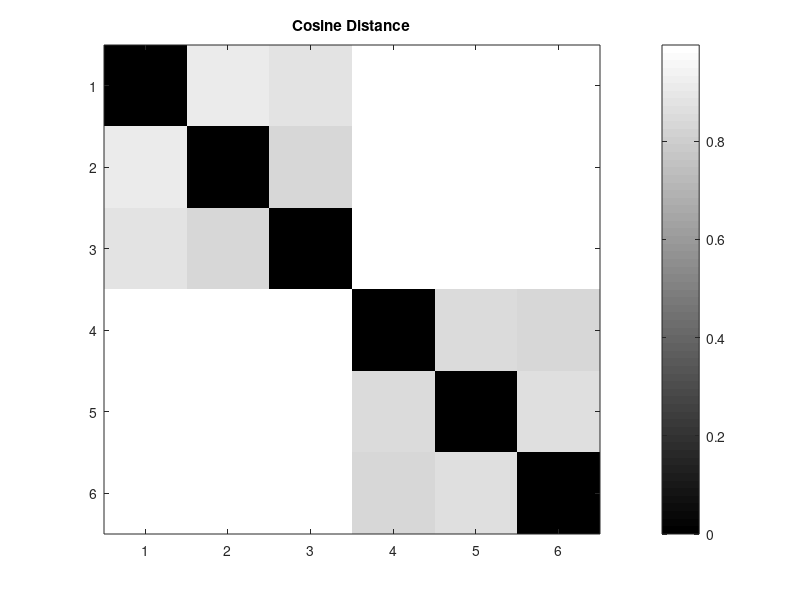

MATLAB code to generate this figure: (Note: this script raises an error after producing the figure.)
% WRITE YOU CODE HERE
text1 = textread('RedRidingHood.txt','%s');
text2 = textread('PrincessPea.txt','%s');
text3 = textread('Cinderella.txt','%s');
text4 = textread('CAFA1.txt','%s');
text5 = textread('CAFA2.txt','%s');
text6 = textread('CAFA3.txt','%s');

words_collection = [text1; text2; text3; text4; text5; text6]; % total collection of words from 6 documents
[corpus,~, ~] = unique(words_collection); % unique words from collection
num_docs = 6; %number of ductoments
t_freq = zeros(num_docs,size(corpus,1)); %pre-allocating for speed
for j = 1:num_docs
    for i = 1:size(corpus,1)
        t_freq(j,i) = sum(strcmp(corpus{i},eval(sprintf('text%d', j))));
    end
end

t_freq_docs = sum(t_freq(:,1:end) > 0); % term t's frequency in each document
tf_idf = t_freq(1:end,:) .* log10(num_docs ./ t_freq_docs);
cos_dist = zeros(size(tf_idf,1),size(tf_idf,1)); % pre-allocating for speed

for i= 1:size(tf_idf,1)
    for j = 1:size(tf_idf,1)
        cos_dist(i,j) = 1 - sum(tf_idf(i,:).*tf_idf(j,:))/(norm(tf_idf(i,:))*norm(tf_idf(j,:))); %cosine distance
    end
end

imagesc(cos_dist);
colormap(gray);
colorbar;
title('Cosine Distance')
xticklabels(["RHH";"PPea";"Cinde";"CAFA1";"CAFA2";"CAFA3"]); % using double quotation for simplicity
yticklabels(["RHH";"PPea";"Cinde";"CAFA1";"CAFA2";"CAFA3"]);





